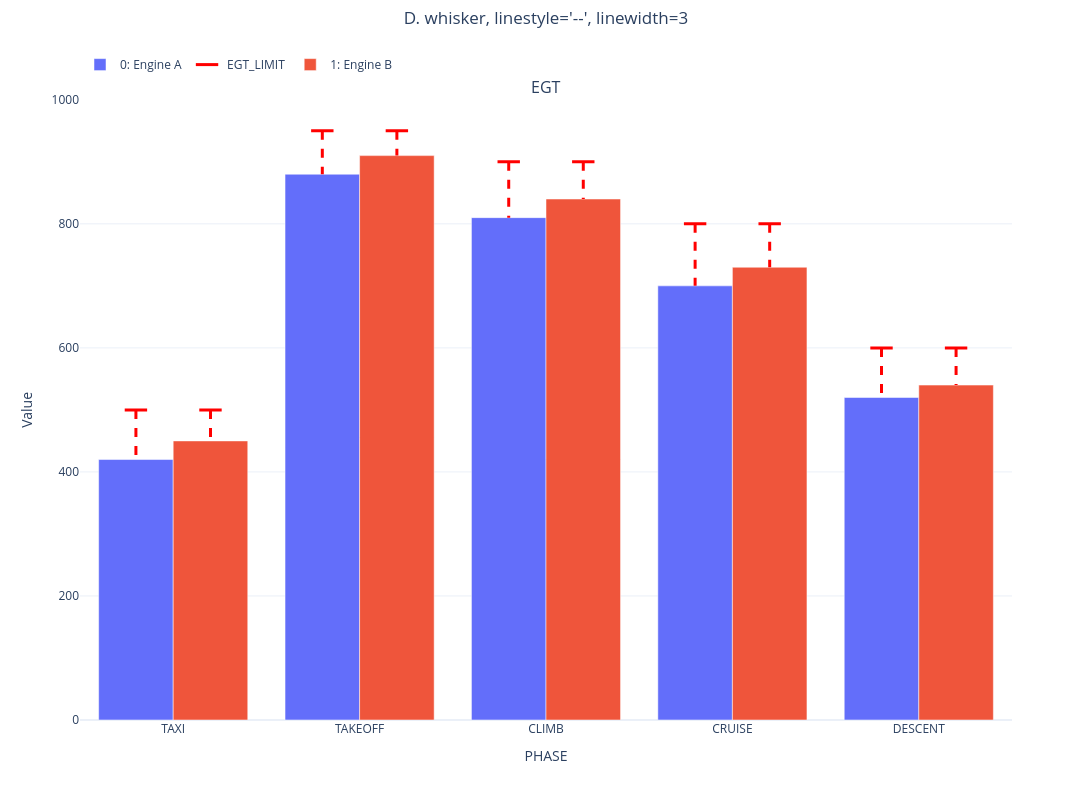

Write notebook code for a chart like this one.
### Markdown cell above
## D. Stem styling — `linestyle` / `linewidth`

The whisker stem takes its dash pattern from `linestyle` and its thickness from
`linewidth`. Solid stems ride on the cap trace's error bars; **dashed** stems are
drawn as a companion line trace (Plotly error bars can only be solid), tied to the
same legend group so legend clicks toggle cap and stem together.
`linestyle='None'` suppresses the stem entirely.

### Code cell
uc_stem = build()
uc_stem.var_format('EGT_LIMIT', style='whisker', color='red', linestyle='--', linewidth=3)
fig = uc_stem.bar(x='PHASE', y='EGT', markers='EGT_LIMIT',
                  suptitle="D. whisker, linestyle='--', linewidth=3")

caps, stems = caps_of(fig, 'EGT_LIMIT'), stems_of(fig, 'EGT_LIMIT')
check(len(stems) == 2, 'dashed stems draw as companion line traces (one per dataset)')
check(all(t.line.dash == 'dash' and t.line.width == 3 for t in stems),
      'stem takes its dash and width from linestyle/linewidth')
check(all(t.error_y.array is None for t in caps), 'no error-bar stem when the stem is dashed')

# linewidth alone thickens the (solid) error-bar stem
nb2 = build()
nb2.var_format('EGT_LIMIT', style='whisker', linewidth=5)
f2 = nb2.bar(x='PHASE', y='EGT', markers='EGT_LIMIT')
check(all(t.error_y.thickness == 5 for t in caps_of(f2, 'EGT_LIMIT')),
      'solid stems honor linewidth via error-bar thickness')

# linestyle='None' hides the stem entirely (bare cap)
nb3 = build()
nb3.var_format('EGT_LIMIT', style='whisker', linestyle='None')
f3 = nb3.bar(x='PHASE', y='EGT', markers='EGT_LIMIT')
check(all(t.error_y.array is None for t in caps_of(f3, 'EGT_LIMIT'))
      and not stems_of(f3, 'EGT_LIMIT'),
      "linestyle='None' hides the stem entirely")
fig.show()

### Figure 1 — Plotly figure (JSON) as saved in the notebook; plotly's stock layout.template omitted (floating-point values rounded to 4 significant figures)
{"data": [{"alignmentgroup": "bars", "legendgroup": "group_0", "marker": {"color": "#636EFA"}, "name": "0: Engine A", "offsetgroup": "set_0", "opacity": 1, "showlegend": true, "type": "bar", "x": ["TAXI", "TAKEOFF", "CLIMB", "CRUISE", "DESCENT"], "xaxis": "x", "y": [420, 880, 810, 700, 520], "yaxis": "y"}, {"alignmentgroup": "bars", "hovertemplate": "<b>Engine A</b><br>PHASE: %{x}<br>EGT_LIMIT: %{y:.4g}<extra></extra>", "legendgroup": "marker_EGT_LIMIT", "marker": {"color": "red", "line": {"color": "red", "width": 3}, "opacity": 1, "size": 16, "symbol": "line-ew"}, "mode": "markers", "name": "EGT_LIMIT", "offsetgroup": "set_0", "showlegend": true, "type": "scatter", "x": ["TAXI", "TAKEOFF", "CLIMB", "CRUISE", "DESCENT"], "xaxis": "x", "y": [500, 950, 900, 800, 600], "yaxis": "y"}, {"alignmentgroup": "bars", "hoverinfo": "skip", "legendgroup": "marker_EGT_LIMIT", "line": {"color": "red", "dash": "dash", "width": 3}, "mode": "lines", "name": "EGT_LIMIT (stem)", "offsetgroup": "set_0", "opacity": 1, "showlegend": false, "type": "scatter", "x": ["TAXI", "TAXI", null, "TAKEOFF", "TAKEOFF", null, "CLIMB", "CLIMB", null, "CRUISE", "CRUISE", null, "DESCENT", "DESCENT", null], "xaxis": "x", "y": [500, 420, null, 950, 880, null, 900, 810, null, 800, 700, null, 600, 520, null], "yaxis": "y"}, {"alignmentgroup": "bars", "legendgroup": "group_1", "marker": {"color": "#EF553B"}, "name": "1: Engine B", "offsetgroup": "set_1", "opacity": 1, "showlegend": true, "type": "bar", "x": ["TAXI", "TAKEOFF", "CLIMB", "CRUISE", "DESCENT"], "xaxis": "x", "y": [450, 910, 840, 730, 540], "yaxis": "y"}, {"alignmentgroup": "bars", "hovertemplate": "<b>Engine B</b><br>PHASE: %{x}<br>EGT_LIMIT: %{y:.4g}<extra></extra>", "legendgroup": "marker_EGT_LIMIT", "marker": {"color": "red", "line": {"color": "red", "width": 3}, "opacity": 1, "size": 16, "symbol": "line-ew"}, "mode": "markers", "name": "EGT_LIMIT", "offsetgroup": "set_1", "showlegend": false, "type": "scatter", "x": ["TAXI", "TAKEOFF", "CLIMB", "CRUISE", "DESCENT"], "xaxis": "x", "y": [500, 950, 900, 800, 600], "yaxis": "y"}, {"alignmentgroup": "bars", "hoverinfo": "skip", "legendgroup": "marker_EGT_LIMIT", "line": {"color": "red", "dash": "dash", "width": 3}, "mode": "lines", "name": "EGT_LIMIT (stem)", "offsetgroup": "set_1", "opacity": 1, "showlegend": false, "type": "scatter", "x": ["TAXI", "TAXI", null, "TAKEOFF", "TAKEOFF", null, "CLIMB", "CLIMB", null, "CRUISE", "CRUISE", null, "DESCENT", "DESCENT", null], "xaxis": "x", "y": [500, 450, null, 950, 910, null, 900, 840, null, 800, 730, null, 600, 540, null], "yaxis": "y"}], "layout": {"annotations": [{"font": {"size": 16}, "showarrow": false, "text": "EGT", "x": 0.5, "xanchor": "center", "xref": "paper", "y": 1.0, "yanchor": "bottom", "yref": "paper"}], "barmode": "group", "height": 800, "legend": {"orientation": "h", "x": 0, "xanchor": "left", "y": 0.9374, "yanchor": "top", "yref": "container"}, "margin": {"t": 88.1}, "scattermode": "group", "showlegend": true, "title": {"text": "D. whisker, linestyle='--', linewidth=3", "x": 0.5, "xanchor": "center", "y": 0.985, "yanchor": "top", "yref": "container"}, "width": 1200, "xaxis": {"anchor": "y", "domain": [0.0, 1.0], "title": {"text": "PHASE"}}, "yaxis": {"anchor": "x", "domain": [0.0, 1.0], "title": {"text": "Value"}}}}
